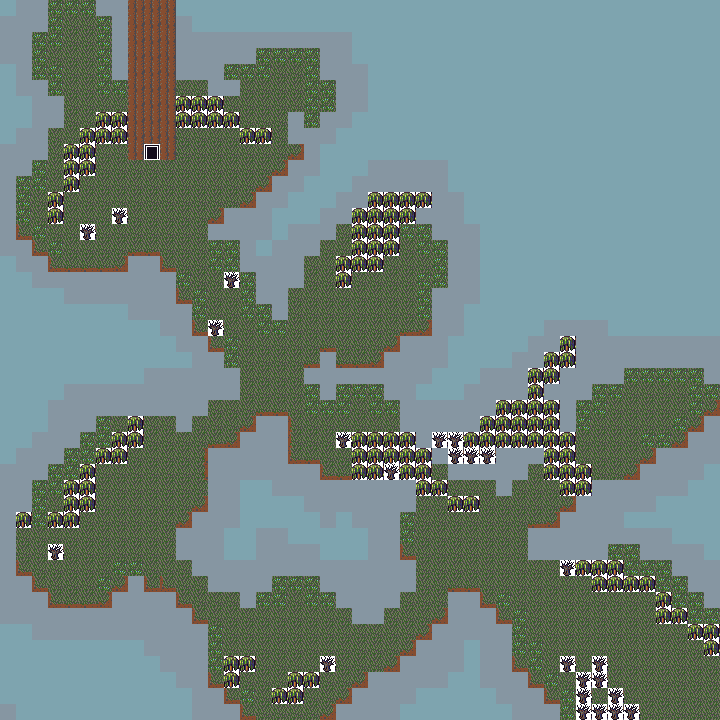

A 2D game scene composited from a Tiled map and its tileset images. What follows is a short description and the map's XML, with each tile layer's data collapsed to a summary:
An orthogonal 45x45 tile map with 16x16 px tiles, 4 tile layers (Tile Layer 1, foliage, Tile Layer 4, Tile Layer 3), 2 tilesets.

<map version="1.8" tiledversion="1.8.4" orientation="orthogonal" renderorder="right-down" width="45" height="45" tilewidth="16" tileheight="16" infinite="0" nextlayerid="5" nextobjectid="1">
 <tileset firstgid="1" source="NewSwamp.tsx" />
 <tileset firstgid="2026" source="duckquest_tileset_2.tsx" />
 <layer id="1" name="Tile Layer 1" width="45" height="45">
  <data>[2025 cells, 2025 non-empty, 2025 distinct tile ids]</data>
 </layer>
 <layer id="2" name="foliage" width="45" height="45">
  <data>[2025 cells, 242 non-empty, 8 distinct tile ids]</data>
 </layer>
 <layer id="4" name="Tile Layer 4" width="45" height="45">
  <data>[2025 cells, 1 non-empty, 1 distinct tile ids]</data>
 </layer>
 <layer id="3" name="Tile Layer 3" width="45" height="45" opacity="0.31">
  <data>[2025 cells, 640 non-empty, 2 distinct tile ids]</data>
 </layer>
</map>